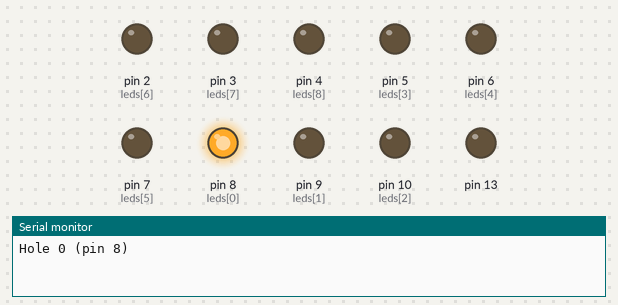
Simulated run of this sketch. Board: Arduino Uno, built with avr-gcc and run on an emulated ATmega328P. Parts: output pins drawn as LEDs (lit = HIGH), the last lines printed to the serial monitor.

Above: at 0.3 s.
At 0.9 s:
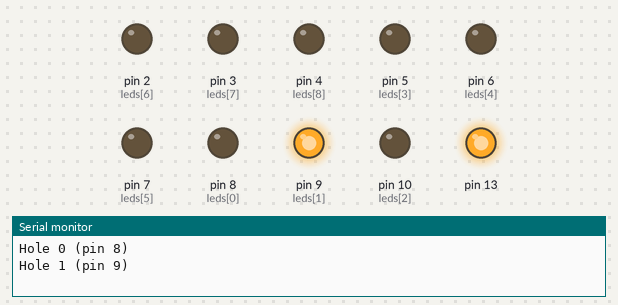
At 1.5 s:
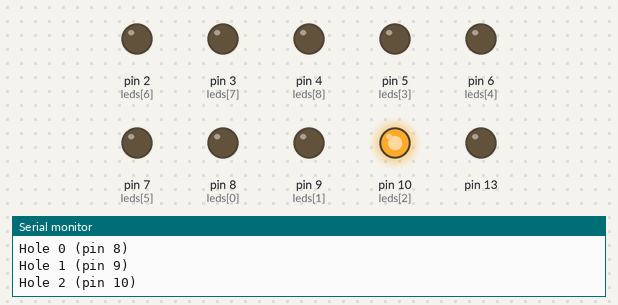
At 3.3 s:
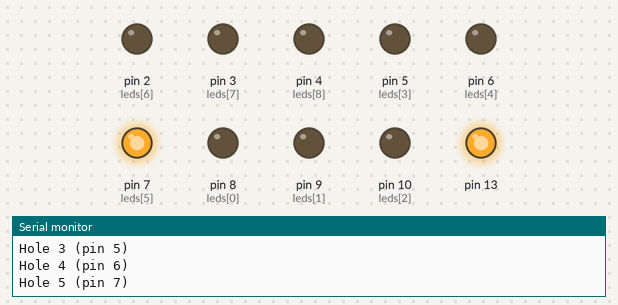
At 6.1 s:
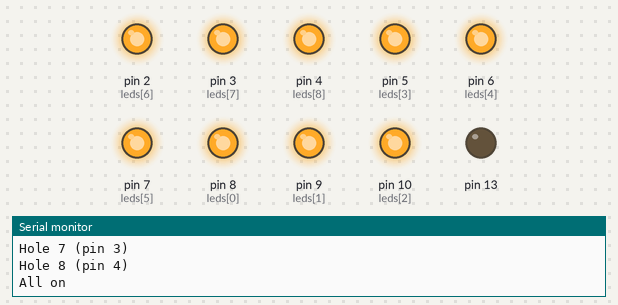
At 7.4 s:
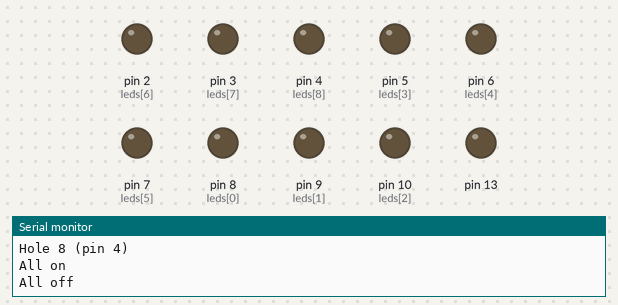
Timing chart, 0 to 10.3 s (numbered marks = the images above):
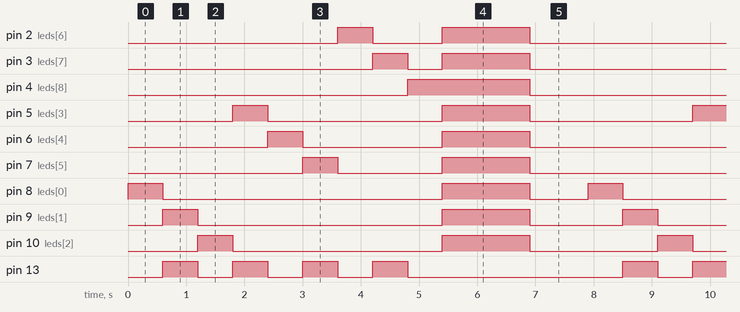

Measured:
- by itself, pin 2 (leds[6]): repeats every 7.9 s: LOW 1.2 s, HIGH 1.5 s, LOW 4.6 s, HIGH 0.60 s
- by itself, pin 3 (leds[7]): repeats every 7.9 s: LOW 0.60 s, HIGH 1.5 s, LOW 5.2 s, HIGH 0.60 s
- by itself, pin 4 (leds[8]): alternates HIGH for 2.1 s and LOW for 5.8 s
- by itself, pin 5 (leds[3]): repeats every 7.9 s: LOW 3.0 s, HIGH 1.5 s, LOW 2.8 s, HIGH 0.60 s
- by itself, pin 6 (leds[4]): repeats every 7.9 s: LOW 2.4 s, HIGH 1.5 s, LOW 3.4 s, HIGH 0.60 s
- by itself, pin 7 (leds[5]): repeats every 7.9 s: LOW 1.8 s, HIGH 1.5 s, LOW 4.0 s, HIGH 0.60 s
- by itself, pin 8 (leds[0]): repeats every 7.9 s: LOW 4.8 s, HIGH 1.5 s, LOW 1.0 s, HIGH 0.60 s
- by itself, pin 9 (leds[1]): repeats every 7.9 s: LOW 4.2 s, HIGH 1.5 s, LOW 1.6 s, HIGH 0.60 s

The sketch:

board_test.ino
```cpp
// Board light test: checks the 9 LEDs are wired right. No computer program needed.
//
// Upload it, then open Tools > Serial Monitor at 9600 baud and watch the board:
//   1. Lights holes 0 to 8 one at a time. The Serial Monitor says which hole should be lit,
//      so you can check each LED is in the right spot (0 = top left, 8 = bottom right).
//   2. Lights all 9 at once (if some go dim, the power can't keep up).
//   3. All off, then starts again.
// The board's "L" light blinks on pin 13 so you know the sketch is running.

int leds[9] = {8, 9, 10, 5, 6, 7, 2, 3, 4};   // same pins as board.ino: hole 0 (top left) first, wired like a number pad
const int STEP_MS = 600;                       // how long each hole stays lit

void allLeds(int level) {
  for (int i = 0; i < 9; i++) {
    digitalWrite(leds[i], level);
  }
}

void setup() {
  Serial.begin(9600);
  pinMode(13, OUTPUT);
  for (int i = 0; i < 9; i++) {
    pinMode(leds[i], OUTPUT);
  }
  allLeds(LOW);
}

void loop() {
  for (int i = 0; i < 9; i++) {
    Serial.print("Hole ");
    Serial.print(i);
    Serial.print(" (pin ");
    Serial.print(leds[i]);
    Serial.println(")");
    digitalWrite(leds[i], HIGH);
    digitalWrite(13, i % 2);
    delay(STEP_MS);
    digitalWrite(leds[i], LOW);
  }

  Serial.println("All on");
  allLeds(HIGH);
  delay(1500);

  Serial.println("All off");
  allLeds(LOW);
  delay(1000);
}
```
